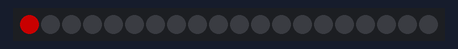
Bench run of a sketch on a simulated Arduino Uno, built with avr-gcc and run on an emulated ATmega328P. On the bench: 20 RGB LEDs in strip order, left to right. Dim RGB values are drawn brighter than linear.

Above: at 0.1 s.
At 1.6 s:
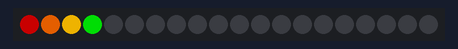
At 3.1 s:
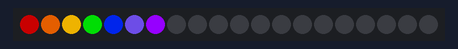

The sketch:

cocaTest.ino
```cpp
#include "FastLED.h"
#define LED_PIN     7
#define NUM_LEDS    20
CRGB leds[NUM_LEDS];
void setup() {
  FastLED.addLeds<WS2812, LED_PIN, GRB>(leds, NUM_LEDS);

}
void loop() {
  /*make a gui that is 16x16. gui will let user click on a square, and that square's color
   * can be changed using an rgb picker. Then, the gui will make a file that contains
   * all of the squares that
   *
   */

  leds[0] = CRGB(100, 0, 0);
  FastLED.show();
  delay(500);
  leds[1] = CRGB(170, 70, 0);
  FastLED.show();
  delay(500);
  leds[2] = CRGB(200, 150, 0);
  FastLED.show();
  delay(500);
  leds[3] = CRGB(0, 150, 3);
  FastLED.show();
  delay(500);
  leds[4] = CRGB(0, 30, 190);
  FastLED.show();
  delay(500);
  leds[5] = CRGB(85, 60, 180);
  FastLED.show();
  delay(500);
  leds[6] = CRGB(150, 0, 255);
  FastLED.show();
  delay(500);
}
```
